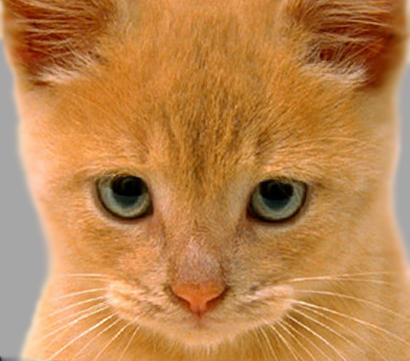
#> input picture assn1/data/cat.bmp, 410 x 361 px
$ jupyter execute --allow-errors PascaleWalters_Assignment1.ipynb
#> lines starting #> are read from the running program, lines starting #| are printed output that depends on the picture
# SYDE 671 Assignment 1
## Image Filtering and Hybrid Images

### Part 1: Implement convolution

[cell 1]
# 1. Pad the input image with zeros.
# 2. Support grayscale and color images.
# 3. Support arbitrary shaped odd-dimension filters (e.g., 7x9 filters but not 4x5 filters).
# 4. Raise an Exception with an error message for even filters, as their output is undefined.
# 5. Return an identical image with an identity filter.
# 6. Return a filtered image which is the same resolution as the input image.

[cell 2]
import numpy as np
from skimage import io, img_as_ubyte, img_as_float32
from skimage.transform import rescale
import matplotlib.pyplot as plt

[cell 3]
def my_imfilter(image, filter):
    """
    Your function should meet the requirements laid out on the project webpage.
    Apply a filter to an image. Return the filtered image.
    Inputs:
    - image -> numpy nd-array of dim (m, n, c)
    - filter -> numpy nd-array of odd dim (k, l)
    Returns
    - filtered_image -> numpy nd-array of dim (m, n, c)
    Errors if:
    - filter has any even dimension -> raise an Exception with a suitable error message.
    """

    filter_w, filter_h = filter.shape
    if filter_w % 2 == 0 or filter_h % 2 == 0:
        raise Exception('Filter should be of odd dimension. Filter is {}'.format(filter.shape))

    # Flip filter horizontally
    flipped_filter = np.fliplr(filter)
    filter_h, filter_w = flipped_filter.shape

    offset_w = filter_w // 2
    offset_h = filter_h // 2

    padded_image = np.pad(image, ((offset_h, offset_h), (offset_w, offset_w), (0, 0)), mode = 'constant')

    if len(image.shape) == 3:
        im_h, im_w, im_c = image.shape
    else:
        im_h, im_w = image.shape
        im_c = 1

    filtered_image = np.zeros(image.shape)

    for i in range(offset_h, im_h - offset_h):
        for j in range(offset_w, im_w - offset_w):
            for k in range(im_c):
                sub = padded_image[i-offset_h:i+offset_h+1, j-offset_w:j+offset_w+1, k]
                filtered_image[i, j, k] = np.sum(np.multiply(sub, flipped_filter))

    return filtered_image

[cell 4]
test_image = img_as_float32(io.imread('data/cat.bmp'))
test_image = rescale(test_image, 0.7, mode='reflect')

[cell 5]
'''
Identity filter
This filter should do nothing regardless of the padding method you use.
'''
identity_filter = np.asarray([[0, 0, 0], [0, 1, 0], [0, 0, 0]], dtype=np.float32)
identity_image = my_imfilter(test_image, identity_filter)
#> (the rest of this cell did not finish here and is left out)

[cell 6]
'''
Small blur with a box filter
This filter should remove some high frequencies.
'''
blur_filter = np.ones((3, 3), dtype=np.float32)
blur_filter /= np.sum(blur_filter, dtype=np.float32)  # making the filter sum to 1
blur_image = my_imfilter(test_image, blur_filter)
#> (the rest of this cell did not finish here and is left out)

[cell 7]
'''
Oriented filter (Sobel operator)
'''
sobel_filter = np.asarray([[-1, 0, 1], [-2, 0, 2], [-1, 0, 1]], dtype=np.float32)  # should respond to horizontal gradients
sobel_image = my_imfilter(test_image, sobel_filter)

# 0.5 added because the output image is centered around zero otherwise and mostly black
sobel_image = np.clip(sobel_image+0.5, 0.0, 1.0)
#> (the rest of this cell did not finish here and is left out)

[cell 8]
'''
High pass filter (discrete Laplacian)
'''
laplacian_filter = np.asarray([[0, 1, 0], [1, -4, 1], [0, 1, 0]], dtype=np.float32)
laplacian_image = my_imfilter(test_image, laplacian_filter)

# added because the output image is centered around zero otherwise and mostly black
laplacian_image = np.clip(laplacian_image+0.5, 0.0, 1.0)
#> (the rest of this cell did not finish here and is left out)

[cell 9]
'''
Large blur
This blur would be slow to do directly, so we instead use the fact that Gaussian blurs are separable and blur sequentially in each direction.
'''
s, k = 10, 12
large_1d_blur_filter = np.asarray([np.exp(-z*z/(2*s*s))/np.sqrt(2*np.pi*s*s) for z in range(-k,k+1)], dtype=np.float32)
large_1d_blur_filter = large_1d_blur_filter.reshape(-1,1)
large_blur_image = my_imfilter(test_image, large_1d_blur_filter)
# notice the T operator which transposes the filter
large_blur_image = my_imfilter(large_blur_image, large_1d_blur_filter.T)
#> (the rest of this cell did not finish here and is left out)

### Part 2: Implement hybrid creation

[cell 10]
# Read images and convert to floating point format
image1 = img_as_float32(io.imread('data/dog.bmp'))
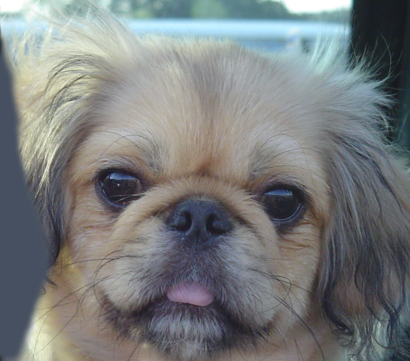
#> input picture assn1/data/dog.bmp, 410 x 361 px
image2 = img_as_float32(io.imread('data/cat.bmp'))

# display the dog and cat images
plt.figure(figsize=(3,3)); plt.imshow((image1*255).astype(np.uint8));
plt.figure(figsize=(3,3)); plt.imshow((image2*255).astype(np.uint8));

[cell 11]
def gen_hybrid_image(image1, image2, cutoff_frequency):
    """
    Inputs:
    - image1 -> The image from which to take the low frequencies.
    - image2 -> The image from which to take the high frequencies.
    - cutoff_frequency -> The standard deviation, in pixels, of the Gaussian
                         blur that will remove high frequencies.

    Task:
    - Use my_imfilter to create 'low_frequencies' and 'high_frequencies'.
    - Combine them to create 'hybrid_image'.
    """

    assert image1.shape[0] == image2.shape[0]
    assert image1.shape[1] == image2.shape[1]
    assert image1.shape[2] == image2.shape[2]

    # Steps:
    # (1) Remove the high frequencies from image1 by blurring it. The amount of
    #     blur that works best will vary with different image pairs
    # generate a 1x(2k+1) gaussian kernel with mean=0 and sigma = s, see https://stackoverflow.com/questions/17190649/how-to-obtain-a-gaussian-filter-in-python
    s, k = cutoff_frequency, cutoff_frequency*2
    probs = np.asarray([np.exp(-z*z/(2*s*s))/np.sqrt(2*np.pi*s*s) for z in range(-k,k+1)], dtype=np.float32)
    kernel = np.outer(probs, probs)

    # Your code here:
    low_frequencies = my_imfilter(image1, kernel)
#> in my_imfilter (call 7), `flipped_filter = np.fliplr(filter)`:
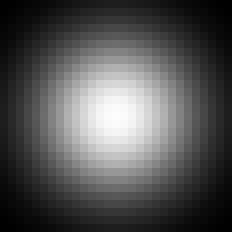
#> flipped_filter: shape (29, 29) float32 (shown 8 times larger); min 5.95e-05, max 0.00325, mean 0.0011; drawn with min black and max white
#> in my_imfilter (call 7), `padded_image = np.pad(image, ((offset_h, offset_h), (offset_w, offset_..`:
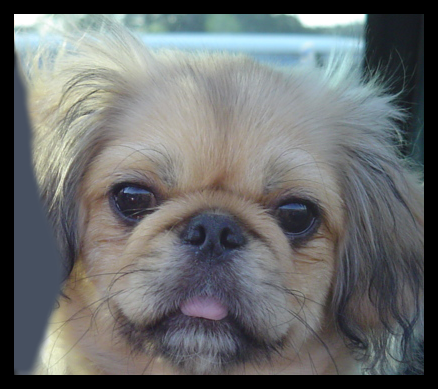
#> padded_image: shape (389, 438, 3) float32; mean R, G, B 0.413, 0.424, 0.425
#> after the loop in my_imfilter (call 7), `for i in range(offset_h, im_h - offset_h):`:
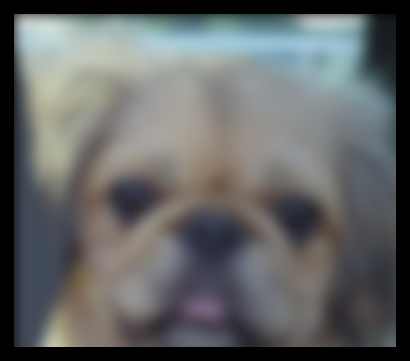
#> filtered_image: shape (361, 410, 3) float64; mean R, G, B 0.389, 0.398, 0.4
#> after the loop in my_imfilter (call 7), `for i in range(offset_h, im_h - offset_h):`:
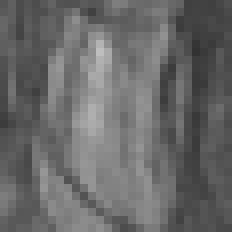
#> sub: shape (29, 29) float32 (shown 8 times larger); min 0.196, max 0.745, mean 0.41

    # (2) Remove the low frequencies from image2. The easiest way to do this is to
    #     subtract a blurred version of image2 from the original version of image2.
    #     This will give you an image centered at zero with negative values.
    # Your code here #
    high_frequencies = image2 - my_imfilter(image2, kernel)
#> in my_imfilter (call 8), `padded_image = np.pad(image, ((offset_h, offset_h), (offset_w, offset_..`:
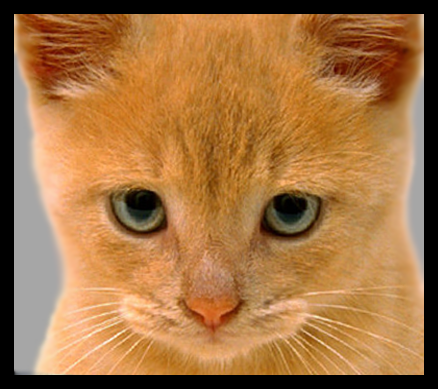
#> padded_image: shape (389, 438, 3) float32; mean R, G, B 0.641, 0.452, 0.263
#> after the loop in my_imfilter (call 8), `for i in range(offset_h, im_h - offset_h):`:
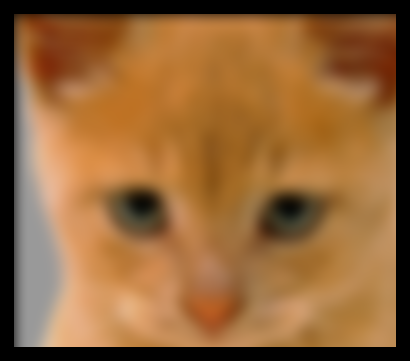
#> filtered_image: shape (361, 410, 3) float64; mean R, G, B 0.574, 0.399, 0.225
#> after the loop in my_imfilter (call 8), `for i in range(offset_h, im_h - offset_h):`:
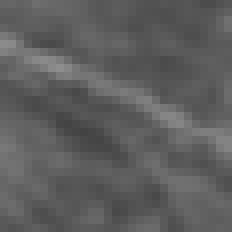
#> sub: shape (29, 29) float32 (shown 8 times larger); min 0.263, max 0.557, mean 0.369
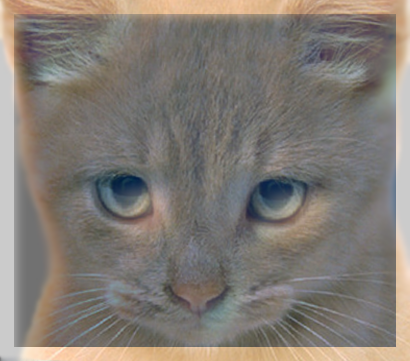
#> high_frequencies: shape (361, 410, 3) float64; mean R, G, B 0.164, 0.121, 0.0774; drawn with min black and max white
    high_frequencies = high_frequencies - np.min(high_frequencies)
    high_frequencies = high_frequencies/np.max(high_frequencies)

    # (3) Combine the high frequencies and low frequencies
    # Your code here #
    hybrid_image = high_frequencies + low_frequencies # Replace with your implementation

    # (4) At this point, you need to be aware that values larger than 1.0
    # or less than 0.0 may cause issues in the functions in Python for saving
    # images to disk. These are called in proj1_part2 after the call to
    # gen_hybrid_image().
    # One option is to clip (also called clamp) all values below 0.0 to 0.0,
    # and all values larger than 1.0 to 1.0.

    return low_frequencies, high_frequencies, hybrid_image

[cell 12]
def vis_hybrid_image(hybrid_image):
    """
    Visualize a hybrid image by progressively downsampling the image and
    concatenating all of the images together.
    """
    scales = 5
    scale_factor = 0.5
    padding = 5
    original_height = hybrid_image.shape[0]
#> original_height = 361
    num_colors = 1 if hybrid_image.ndim == 2 else 3
#> num_colors = 3

    output = np.copy(hybrid_image)
    cur_image = np.copy(hybrid_image)
    for scale in range(2, scales+1):
        # add padding
        output = np.hstack((output, np.ones((original_height, padding, num_colors),
                                            dtype=np.float32)))
        # downsample image
        cur_image = rescale(cur_image, scale_factor, mode='reflect')
        # pad the top to append to the output
        pad = np.ones((original_height-cur_image.shape[0], cur_image.shape[1],
                       num_colors), dtype=np.float32)
        tmp = np.vstack((pad, cur_image))
        output = np.hstack((output, tmp))
#> this loop made 1 pass
#> pass 1, in vis_hybrid_image, `output = np.hstack((output, np.ones((original_height, padding, num_col..`:
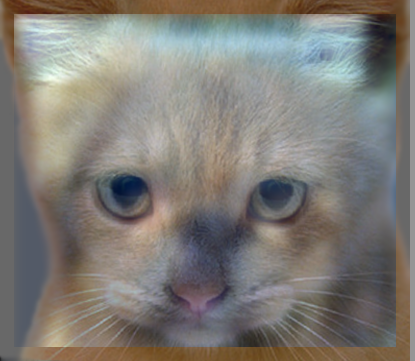
#> output: shape (361, 415, 3) float64; mean R, G, B 0.901, 0.886, 0.862; drawn with min black and max white
    return output
